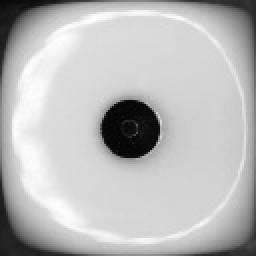
#> input picture data/normal_dice/0/5.jpg, 128 x 128 px, found by its file name (shown 2 times larger)
$ python test.py
#> lines starting #> are read from the running program, lines starting #| are printed output that depends on the picture; pictures that were not available may be replaced by others from this repository, and a replacement may not be noted
import cv2
from matplotlib.image import imread
import numpy as np
import matplotlib.pyplot as plt
import os

plt.rcParams['figure.figsize'] = [5, 5]
plt.rcParams.update({'font.size': 18})

A = imread("./assets/data/normal_dice/0/5.jpg", 0)
#> A is the input picture: shape (128, 128); min 2, max 255, mean 186.3
B = np.mean(A, -1)  # Convert RGB to grayscale
#> B = 128 values, max 212.3 at index 41, min 63.86 at index 0, mean 186.3
B = imread("./assets/data/normal_dice/0/0.jpg", 0)
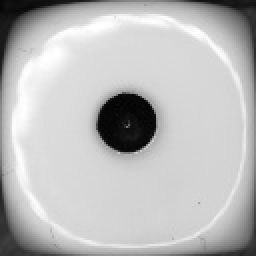
#> input picture data/normal_dice/0/35.jpg, 128 x 128 px, given in place of 0.jpg, which was not available (shown 2 times larger)
#> B is the input picture: shape (128, 128); min 1, max 255, mean 186.5
C = imread("./assets/data/anomalous_dice/img_17738_cropped.jpg", 0)
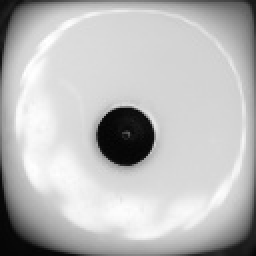
#> input picture data/normal_dice/0/39.jpg, 128 x 128 px, given in place of img_17738_cropped.jpg, which was not available (shown 2 times larger)
#> C is the input picture: shape (128, 128); min 3, max 255, mean 186.4

print(np.shape(B))
#| (128, 128)
"""
plt.figure()
plt.imshow(256-A) #, cmap='gray_r'
plt.axis('off')
"""
X, y = np.meshgrid(np.arange(1, np.shape(B)[1] + 1), np.arange(1, np.shape(B)[0] + 1))
fig, ax = plt.subplots(nrows=2, ncols=2, subplot_kw=dict(projection='3d'))
ax[0][0].plot_surface(X, y, 256 - B, rstride=1, cstride=1, linewidth=0, alpha=None, antialiased=True, cmap='viridis')
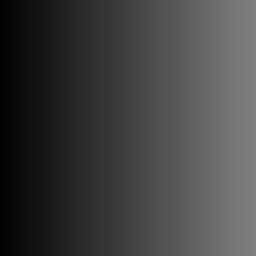
#> X: shape (128, 128) int64 (shown 2 times larger); min 1, max 128, mean 64.5
ax[0][0].set_title('surface plot normal dice')

ax[1][1].plot_surface(X, y, 256 - C, rstride=1, cstride=1, linewidth=0, alpha=None, antialiased=True, cmap='viridis')
ax[1][1].set_title('surface plot anormal dice')

ax[0][1].plot_surface(X, y, cv2.absdiff(B, C), rstride=1, cstride=1, linewidth=0, alpha=None, antialiased=True,
                      cmap='viridis')
ax[0][1].set_title('subtraction template dice - bad dice')

ax[1][0].plot_surface(X, y, cv2.absdiff(B, A), rstride=1, cstride=1, linewidth=0, alpha=None, antialiased=True,
                      cmap='viridis')
ax[1][0].set_title('subtraction template dice - good dice')
plt.show()
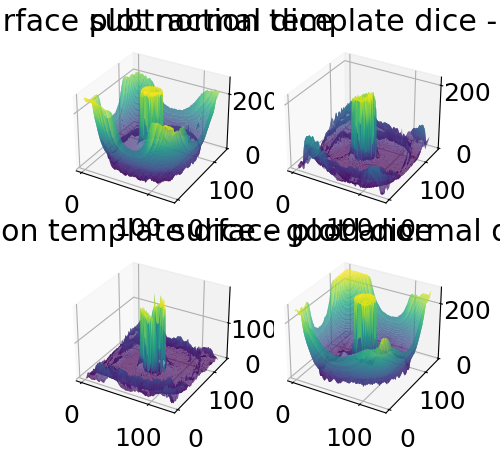
#> figure drawn by matplotlib, 4 panels
